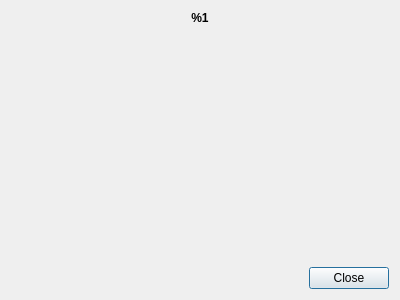
<?xml version="1.0" encoding="UTF-8"?>
<ui version="4.0">
 <class>TransferFunctionWidgetPropertyWidgetDialog</class>
 <widget class="QDialog" name="TransferFunctionWidgetPropertyWidgetDialog">
  <property name="geometry">
   <rect>
    <x>0</x>
    <y>0</y>
    <width>400</width>
    <height>300</height>
   </rect>
  </property>
  <property name="windowTitle">
   <string>Edit Transfer Function</string>
  </property>
  <layout class="QVBoxLayout" name="verticalLayout" stretch="0,1,0">
   <item>
    <widget class="QLabel" name="Label">
     <property name="text">
      <string>&lt;html&gt;&lt;head/&gt;&lt;body&gt;&lt;p align=&quot;center&quot;&gt;&lt;span style=&quot; font-weight:600;&quot;&gt;%1&lt;/span&gt;&lt;/p&gt;&lt;/body&gt;&lt;/html&gt;</string>
     </property>
    </widget>
   </item>
   <item>
    <widget class="pqTransferFunctionWidget" name="TransferFunctionEditor" native="true">
     <property name="minimumSize">
      <size>
       <width>0</width>
       <height>80</height>
      </size>
     </property>
    </widget>
   </item>
   <item>
    <widget class="QDialogButtonBox" name="ButtonBox">
     <property name="orientation">
      <enum>Qt::Horizontal</enum>
     </property>
     <property name="standardButtons">
      <set>QDialogButtonBox::Close</set>
     </property>
    </widget>
   </item>
  </layout>
 </widget>
 <customwidgets>
  <customwidget>
   <class>pqTransferFunctionWidget</class>
   <extends>QWidget</extends>
   <header>pqTransferFunctionWidget.h</header>
   <container>1</container>
  </customwidget>
 </customwidgets>
 <resources/>
 <connections>
  <connection>
   <sender>ButtonBox</sender>
   <signal>accepted()</signal>
   <receiver>TransferFunctionWidgetPropertyWidgetDialog</receiver>
   <slot>accept()</slot>
   <hints>
    <hint type="sourcelabel">
     <x>248</x>
     <y>254</y>
    </hint>
    <hint type="destinationlabel">
     <x>157</x>
     <y>274</y>
    </hint>
   </hints>
  </connection>
  <connection>
   <sender>ButtonBox</sender>
   <signal>rejected()</signal>
   <receiver>TransferFunctionWidgetPropertyWidgetDialog</receiver>
   <slot>reject()</slot>
   <hints>
    <hint type="sourcelabel">
     <x>316</x>
     <y>260</y>
    </hint>
    <hint type="destinationlabel">
     <x>286</x>
     <y>274</y>
    </hint>
   </hints>
  </connection>
 </connections>
</ui>
